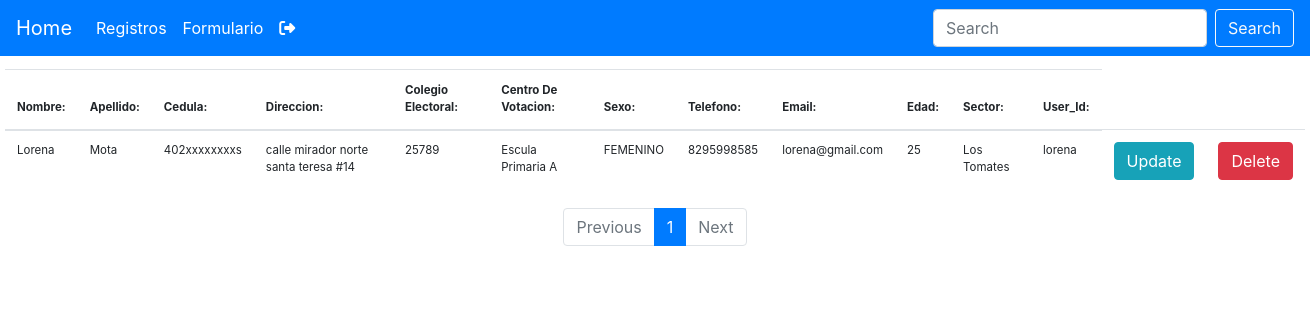
/registro/ (signed in), run on the app's committed database.
### gestionFormulario/models.py (models this page shows, shortened)
class Personas(models.Model):
    user = models.ForeignKey(User, default=None, on_delete=models.CASCADE)
    Nombre = models.CharField(max_length=50)
    Apellido = models.CharField(max_length=50)
    Cedula = models.CharField(max_length=50)
    Direccion = models.CharField(max_length=130)
    Colegio_Electoral = models.CharField(max_length=50)
    CentroDeVotacion = models.CharField(max_length=50)
    Sexo = models.CharField(max_length=13)
    Telefono = models.CharField(max_length=30)
    Email = models.EmailField(max_length=50)
    Edad = models.IntegerField()
    Sector = models.CharField(max_length=50)

### gestionFormulario/views.py (the view)
# urls.py: path('registro/', views.personas_datos, name="registro"),
def personas_datos(request):
    queryset = Personas.objects.all()
    paginator = Paginator(queryset, 10)
    page_number = request.GET.get('page')
    page_obj = paginator.get_page(page_number)
    context = {
        'page_obj': page_obj,
        'Paginator': paginator,
    }
    print(context)
    return render(request, 'registro.html', context)

### gestionFormulario/templates/registro.html (shortened to what this page needs)
{% extends 'barra.html' %}
{% block content %}
<div class="conteiner_a">
  <table class="table">
    <form>
      <thead>
        <tr>
          <th>Nombre:</th>
          <th>Apellido:</th>
          <th>Cedula:</th>
          <th>Direccion:</th>
          <th>Colegio Electoral:</th>
          <th>Centro De Votacion:</th>
          <th>Sexo:</th>
          <th>Telefono:</th>
          <th>Email:</th>
          <th>Edad:</th>
          <th>Sector:</th>
          <th>User_Id:</th>
      </thead>
      <tbody>
        {% if page_obj %}
        {% for obj in page_obj %}
        <tr>
          {% if request.user.is_superuser %}
          <td>{{obj.Nombre}}</td>
          <td>{{obj.Apellido}}</td>
          <td>{{obj.Cedula}}</td>
          <td>{{obj.Direccion}}</td>
          <td>{{obj.Colegio_Electoral}}</td>
          <td>{{obj.CentroDeVotacion}}</td>
          <td>{{obj.Sexo}}</td>
          <td>{{obj.Telefono}}</td>
          <td>{{obj.Email}}</td>
          <td>{{obj.Edad}}</td>
          <td>{{obj.Sector}}</td>
          <td>{{obj.user}}</td>
          <td><a class="btn btn-info" href="{% url 'update' obj.id %}">Update</a></td>
          <td><a class="btn btn-danger" href="{% url 'delete' obj.id %}">Delete</a></td>
        </tr>
        <tr>
          {% elif obj.user == user %}
          <td>{{obj.Nombre}}</td>
          <td>{{obj.Apellido}}</td>
          <td>{{obj.Cedula}}</td>
          <td>{{obj.Direccion}}</td>
          <td>{{obj.Colegio_Electoral}}</td>
          <td>{{obj.CentroDeVotacion}}</td>
          <td>{{obj.Sexo}}</td>
          <td>{{obj.Telefono}}</td>
          <td>{{obj.Email}}</td>
          <td>{{obj.Edad}}</td>
          <td>{{obj.Sector}}</td>
          <td>{{obj.user}}</td>
          <td><a class="btn btn-info" href="{% url 'update' obj.id %}">Update</a></td>
          <td><a class="btn btn-danger" href="{% url 'delete' obj.id %}">Delete</a></td>
        </tr>
        {% endif %}
        {% endfor %}
        {% endif %}
    </form>
  </table>
</div>
  <nav aria-label="Page navigation example">
    <ul class="pagination justify-content-center">
    {% if page_obj.has_previous %}
    <li class="page-item">
      <a class="page-link" href="?page={{ page_obj.previous_page_number }}" tabindex="-1" aria-disabled="true">Previous</a>
    </li>
    {%else%}
    <li class="page-item disabled">
      <a class="page-link" href="#" tabindex="-1" aria-disabled="true">Previous</a>
    </li>
    {% endif %}
   {% for i in Paginator.page_range %}
    <li class="page-item {% if page_obj.number == i %} active {% endif %}">
      <a class="page-link" href="?page={{ i }}">{{ i }}</a>
    </li>
   {% endfor %}
   {% if page_obj.has_next %}
    <li class="page-item">
      <a class="page-link" href="?page={{ page_obj.next_page_number }}">Next</a>
    </li>
   {% else %}
    <li class="page-item disabled">
      <a class="page-link" href="#">Next</a>
    </li>
   {% endif %}
   </ul>
  </nav>
{% endblock %}

### static/css/tabla.css (style rules this page uses)
.conteiner_a { width: 1300px; font-size: 11.5px; margin: 1% auto; }

### static/css/main.css (style rules this page uses)
* { margin: 0; padding: 0; -webkit-box-sizing: border-box; -moz-box-sizing: border-box; box-sizing: border-box; }

### data on the page
Personas: Nombre "Lorena", Apellido "Mota", Cedula "402xxxxxxxxs", Direccion "calle mirador norte santa teresa #14", Colegio_Electoral "25789", CentroDeVotacion "Escula Primaria A", Sexo "FEMENINO", Telefono "8295998585", Email "lorena@gmail.com", Edad "25", Sector "Los Tomates", user "lorena"

### other printed values
{{ i }} "1"
